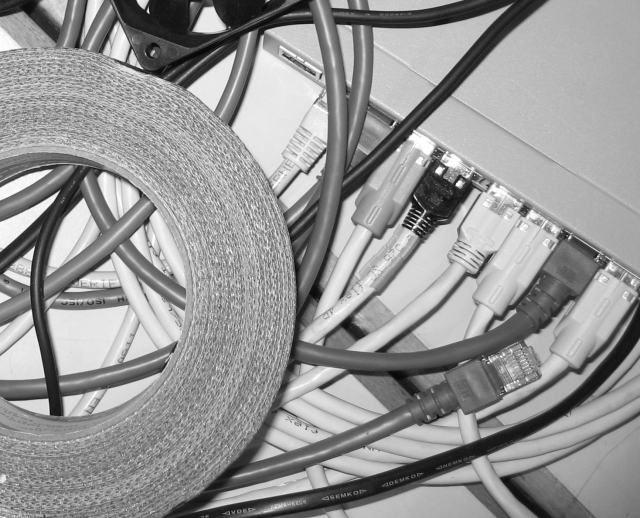
%> input picture uebung_1/kabel_salat.png, 640 x 518 px
$ octave aufgabe_6_bildverarbeitung_grundlagen.m   (GNU Octave 9; MATLAB toolbox functions it lacks are replaced by stand-ins)
%> lines starting %> are read from the running program, lines starting %| are printed output that depends on the picture
clear
clc
close all

%% Aufgabe 6: Bildverarbeitung Grundlagen

%% Einfache Analyse

% Lade das Bild und zeige es an:
img = imread('kabel_salat.png');
%> img is the input picture: size 518x640 uint8; min 7, max 255, mean 149.8
figure('Name', 'Bildanzeige')
imshow(img);

% Berechne size, minimaler Grauwert, maximaler Grauwert, mittlerer Grauwert

% size:
[rows_img, cols_img] = size(img);
%> rows_img = 518; cols_img = 640
disp("Die Groesse des Bilder (Zeilen, Spalten) ist: ")
rows_img
%> rows_img = 518
cols_img
%> cols_img = 640

% minimaler- und maximaler Grauwert
min_grey = min(min(img));   % min gibt fuer eine Matrix einen Vektor mit den Spaltenweise kleinsten
%> min_grey = 7
                            % Elementen (WERT (!)) der Matrix zurueck.
                            % Wendet man den min-Operator auf einen Vektor
                            % an, bekommt man den kleinsten WERT (!) des
                            % Vektors

max_grey = max(max(img));
%> max_grey = 255
disp("Der minimale- und maximale Grauwert des Bildes ist: ")
min_grey
%> min_grey = 7
max_grey
%> max_grey = 255

% mittlerer Grauwert
mean_grey = mean(mean(img)) % Analog zur min/max Berechnung: Matrix ergibt die spaltenweisen, mittleren Grauwerte
%> mean_grey = 149.8
                            % Vektor ergibt den Mittelwert des Vektors
disp("Der mittlere Grauwert des Bildes ist: ")
mean_grey
%> mean_grey = 149.8


%% Filtern des Bildes:

% definiere Filterkernel
filterkernel_gaussian = fspecial('gaussian', 11, 4); % 'filtertyp', Groesse Kernel (1 Wert: nxn; Vektor: [w, h]), Sigma

% filtere Bild
filtered_img = imfilter(img, filterkernel_gaussian, 'conv'); % Gib 'conv' als Option an, da Matlab per Default eine Korrelation durchfuehrt! (vgl Robotik 1)
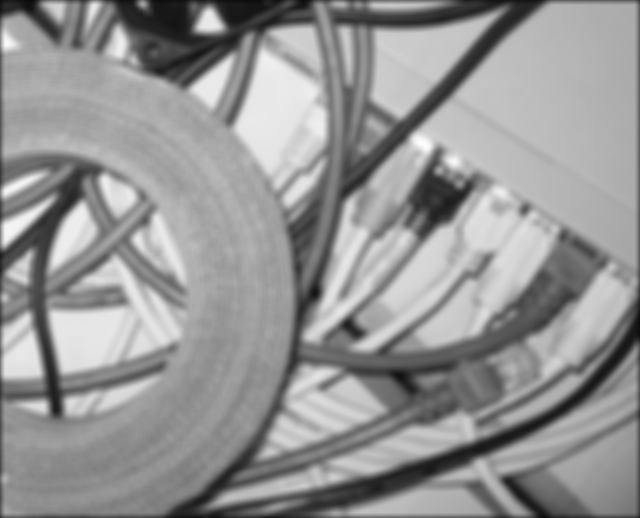
%> filtered_img: size 518x640 uint8; min 11, max 253, mean 148.8
                                                             % Im Falle
                                                             % eines
                                                             % symetrischen
                                                             % Filters ist
                                                             % das aber
                                                             % quasi egal
figure('Name', 'Gauss-gefiltertes Bild')
imshow(filtered_img)


%% Wiener Deconvolution:

deconv_img = deconvwnr(filtered_img, filterkernel_gaussian, 0.1);
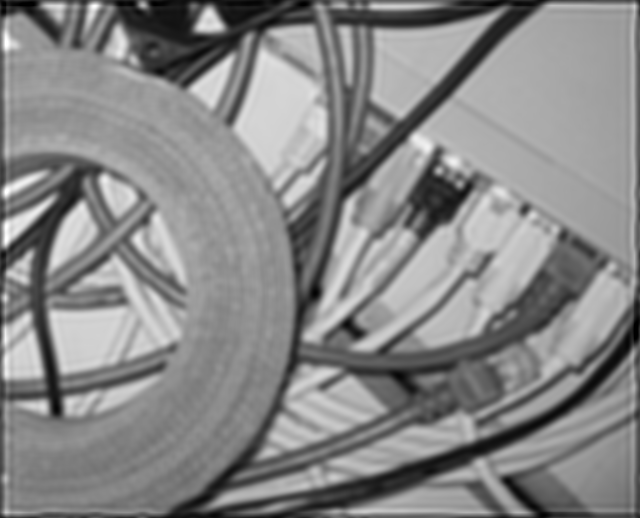
%> deconv_img: size 518x640 uint8; min 0, max 255, mean 135.3
figure('Name', 'Wiener Deconvolution')
imshow(deconv_img)


disp('Variation Sigma fuer die Wiener Deconvolution. Das SNR der letzten Eingabe wird verwendet. Abbruch mit Eingabe von 666')
sigma = 4;
last_sigma = 0;
figure('Name', 'Variation Sigma')
while sigma >= 0 && sigma < 666
    last_sigma = sigma;
%> (the run ends here)
